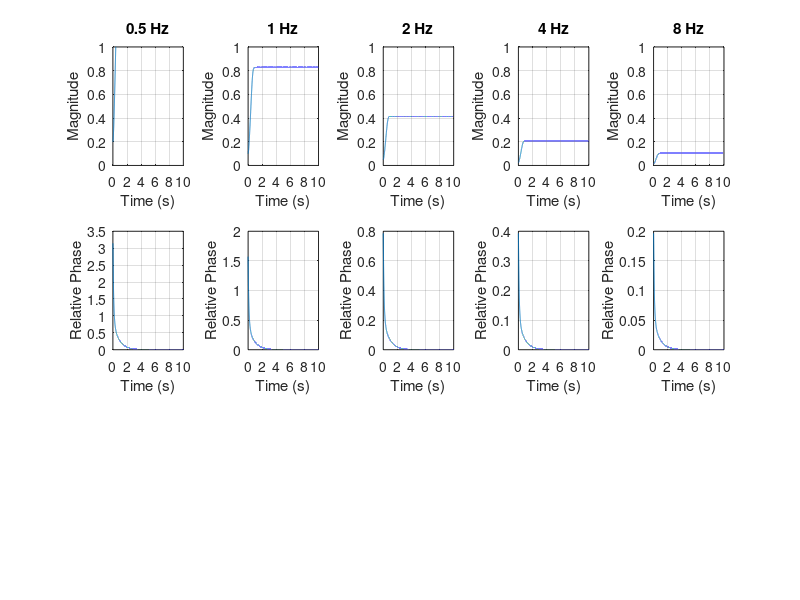

The MATLAB script that drew this image:
%%
clear all;close all;clc;

% parameters of the network
freqs = [0.5, 1, 2, 4, 8];
nfreqs = length(freqs);

% parameters of the oscillator
r0 = 0.1;
alpha = 1;
beta1 = -1;
beta2 = -1;
epsilon = 1;
w = 2*pi;

% parameters for the input
F = 1;
f = 1;
w0 = 2*pi*f;
omega = w - w0;
    
psi0 = 0.5*pi;

% parameters for time
fs = 1000;
end_t = 10; % in seconds
T = 1/fs;
time = 0:T:end_t;

for i=1:nfreqs
    
    f_scale = freqs(i);
    
    % solve r_dot
    full_sys = @(t,z,alpha,beta1,beta2,epsilon,w,omega,F,w0,f_scale)  ...
        [z(1)*alpha + beta1*z(1)^3 + (epsilon*beta2*z(1)^5)/(1-epsilon*z(1)^2) + F*cos(z(2));
        (omega/f_scale - (F/z(1))*sin(z(2)))];
    
    % integrate the ode to obtain the amplitude
    [time,z] = ode45(@(t,z) full_sys(t,z,alpha,beta1,beta2,epsilon,w,omega,F,w0,f_scale),time,[r0,psi0]);
    
    figure(1)
    subplot(3,nfreqs,i)
    plot(time,(1/f_scale)*z(:,1))
    title(sprintf('%d Hz',f_scale))
    ylim([0 1])
    grid on
    xlabel('Time (s)')
    ylabel('Magnitude')
    subplot(3,nfreqs,nfreqs/1+i)
    plot(time,(1/f_scale)*z(:,2))
    grid on
    xlabel('Time (s)')
    ylabel('Relative Phase')
    
%     figure(2)
%     polar(z(:,2),z(:,1))
%     hold on
%     
%     figure(3)
%     plot3(time,real(z(:,1).*exp(1i*z(:,2))),imag(z(:,1).*exp(1i*z(:,2))))
%     grid on
    
end
